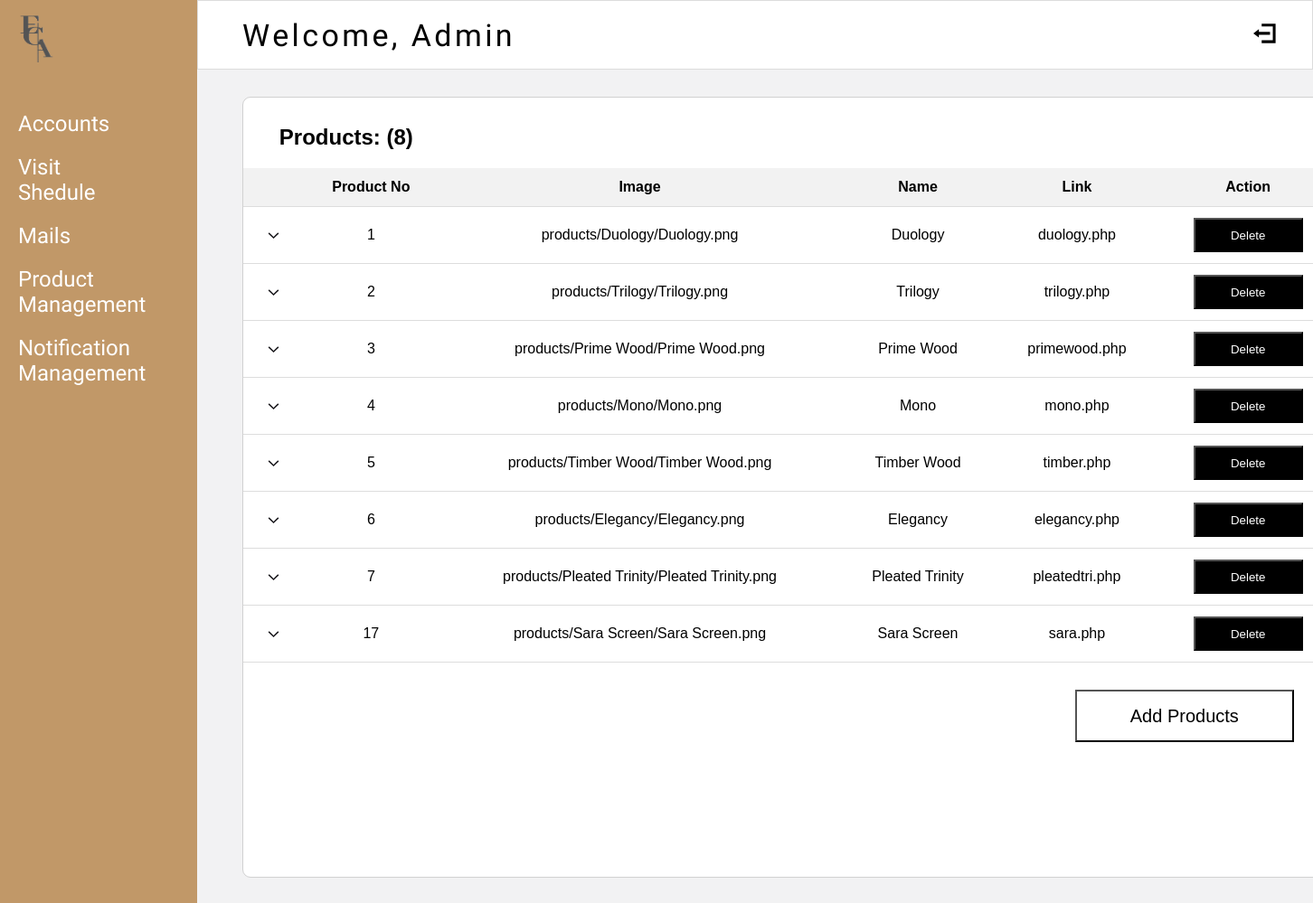
/ADproduct.php, run on the app's committed database.
### tables this page shows
CREATE TABLE `products` (
  `product_no` int(20) NOT NULL,
  `img` varchar(255) NOT NULL,
  `name` varchar(255) NOT NULL,
  `href` varchar(255) NOT NULL
);

### ADproduct.php (the view, shortened to what this page needs)
<?php
include("auth.php");
$query = "SELECT * FROM products";
$result = mysqli_query($con, $query);
$user = array();
if (mysqli_num_rows($result) > 0) {
    while ($row = mysqli_fetch_assoc($result)) {
        $user[] = $row;
    }
}
?>
<!DOCTYPE html>
<html lang="en">
<head>
</head>
<body>
    <div class="row">
    <div class="column left" >
            <div class="left">
                <img class="logoo" src="img/ecalogo.png" width="40px" height="55px">
                <a href="ADaccount.php"><h1 class="eca">Accounts</h1></a>
                <a href="ADsched.php"><h1 class="eca">Visit Shedule</h1></a>
                <a href="ADmails.php"><h1 class="eca">Mails</h1></a>
                <a href="ADproduct.php"><h1 class="eca">Product Management</h1></a>
                <a href="ADnotiff.php"><h1 class="eca">Notification Management</h1></a>
            </div>
        </div>
        <div class="column right" >
            <div class="Top">
                    <a href="logout2.php"><svg class="logout" xmlns="http://www.w3.org/2000/svg" width="61" height="53" viewBox="0 0 61 53" fill="none">
                    <path d="M22.5307 0V7.51022H52.5716V45.0613H22.5307V52.5716H60.0818V0H22.5307ZM15.0204 15.0204L0 26.2858L15.0204 37.5511V30.0409H45.0613V22.5307H15.0204V15.0204Z" fill="black"/>
                    </svg></a>
                    <h3 class="adminName">Welcome, Admin</h3>
            </div>
            <div class="orderbox">
    <h2 class="ordernum">Products: (<?= count($user); ?>)</h2>
    <table class="order-list">
        <thead>
            <tr>
                <th></th>
                <th>Product No</th>
                <th>Image</th>
                <th>Name</th>
                <th>Link</th>
                <th>Action</th>
            </tr>
        </thead>
        <tbody id="user-table">
            <?php foreach ($user as $user): ?>
                <tr>
                    <td><button class="productinfo"></button></td>
                    <td><?= $user['product_no']; ?></td>
                    <td><?= $user['img']; ?></td>
                    <td><?= $user['name']; ?></td>
                    <td><?= $user['href']; ?></td>
                    <td><a href="delete.php?product_no=<?= $user['product_no'] ?>"><button class="b2">Delete</button></a></td>
                </tr>
            <?php endforeach; ?>
        </tbody>
    </table>
    <a href="ADcreateP.php">
    <button class="b1" id="eme">Add Products</button>
            </a>
</div>
</body>
</html>

### ADproduct.php (style rules this page uses)
* { margin: 0; padding: 0; text-decoration: none; }
body { background: #efeff0ca; }
.b2 { width: 121px; height: 38px; flex-shrink: 0; background: #000; color: white; font-family: 'Gill Sans', 'Gill Sans MT', Calibri, 'Trebuchet MS', sans-serif; }
.b1 { width: 121px; height: 38px; flex-shrink: 0; background: white; color: black; font-family: 'Gill Sans', 'Gill Sans MT', Calibri, 'Trebuchet MS', sans-serif; }
#eme { width: 242px; height: 58px; margin-top: 30px; float: right; margin-right: 48px; font-size: 20px; font-family: 'Gill Sans', 'Gill Sans MT', Calibri, 'Trebuchet MS', sans-serif; }
.logoo { margin-top: 14px; margin-left: 20px; margin-bottom: 30px; }
.eca { margin-left: 20px; margin-top: 20px; color: #FFF; font-family: Crushed; font-size: 24px; font-style: normal; font-weight: 400; line-height: normal; }
.Top { height: 75px; flex-shrink: 0; border: 1px solid #DCDCDC; background: #FFF; }
.left { top:0%; left: 0%; height: 1024px; flex-shrink: 0; background: #C19868; }
.column { float: left; }
.left { width: 15%; }
.right { width: 85%; }
.row:after { content: ""; display: table; clear: both; }
.orderbox { width: 1210px; height: 862px; flex-shrink: 0; border-radius: 9px; border: 0.8px solid #D1D1D1; background: #FFF; margin-top: 30px; margin-left: 50px; }
.ordernum { font-family: 'Gill Sans', 'Gill Sans MT', Calibri, 'Trebuchet MS', sans-serif; margin-top: 30px; margin-left: 40px; margin-bottom: 20px; }
table { width: 100%; border-collapse: collapse; font-family: 'Gill Sans', 'Gill Sans MT', Calibri, 'Trebuchet MS', sans-serif; }
th, td { padding: 12px; text-align: center; border-bottom: 1px solid #ddd; }
th { background-color: #f2f2f2; }
.productinfo { border: none; background-color: white; margin-top: 6px; }
.logout { margin-top:20px; width: 25px; height: 32px; margin-left: 20px; float: right; margin-right: 40px; }
.adminName { margin-top: 18px; margin-left:4%; color: #000; text-shadow: 0px 4px 4px 0px rgba(0, 0, 0, 0.25); font-family: Crushed; font-size: 34px; font-style: normal; font-weight: 400; line-height: normal; letter-spacing: 3.4px; text-align: left; }

### data on the page
products: product_no "1", img "products/Duology/Duology.png", name "Duology", href "duology.php"
products: product_no "2", img "products/Trilogy/Trilogy.png", name "Trilogy", href "trilogy.php"
products: product_no "3", img "products/Prime Wood/Prime Wood.png", name "Prime Wood", href "primewood.php"
products: product_no "4", img "products/Mono/Mono.png", name "Mono", href "mono.php"
products: product_no "5", img "products/Timber Wood/Timber Wood.png", name "Timber Wood", href "timber.php"
products: product_no "6", img "products/Elegancy/Elegancy.png", name "Elegancy", href "elegancy.php"
products: product_no "7", img "products/Pleated Trinity/Pleated Trinity.png", name "Pleated Trinity", href "pleatedtri.php"
products: product_no "17", img "products/Sara Screen/Sara Screen.png", name "Sara Screen", href "sara.php"

### other printed values
count($user) "8"
